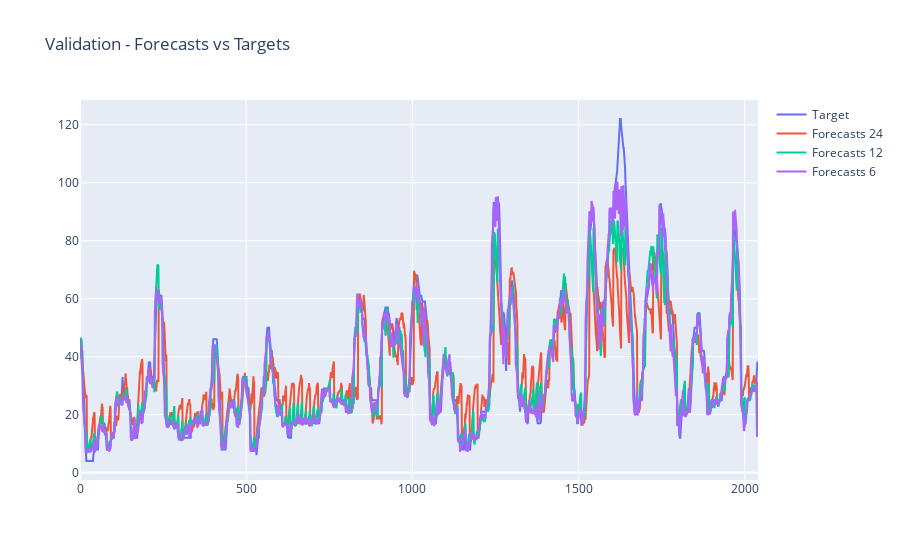

The notebook cell saved with this chart:
### Code cell
fig_val = go.Figure()

df_grafica = df[df['ESTACION'] == 4]

fig_val.add_trace(
    go.Scatter( y = list(df_grafica.AQI_MP2_5), name = 'Target'))

fig_val.add_trace(
    go.Scatter( y = list(df_grafica.FORECAST_24), name = 'Forecasts 24'))

fig_val.add_trace(
    go.Scatter( y = list(df_grafica.FORECAST_12), name = 'Forecasts 12'))

fig_val.add_trace(
    go.Scatter( y = list(df_grafica.FORECAST_6), name = 'Forecasts 6'))

fig_val.update_layout( title_text = "Validation - Forecasts vs Targets")

### Figure 1 — Plotly figure (JSON) as saved in the notebook; plotly's stock layout.template omitted (floating-point values rounded to 4 significant figures; data arrays with more than 128 entries replaced by an {"elided": "..."} marker saying what was removed)
{"data": [{"name": "Target", "type": "scatter", "y": {"elided": "2041 float values"}}, {"name": "Forecasts 24", "type": "scatter", "y": {"elided": "2041 float values"}}, {"name": "Forecasts 12", "type": "scatter", "y": {"elided": "2041 float values"}}, {"name": "Forecasts 6", "type": "scatter", "y": {"elided": "2041 float values"}}], "layout": {"title": {"text": "Validation - Forecasts vs Targets"}}}
